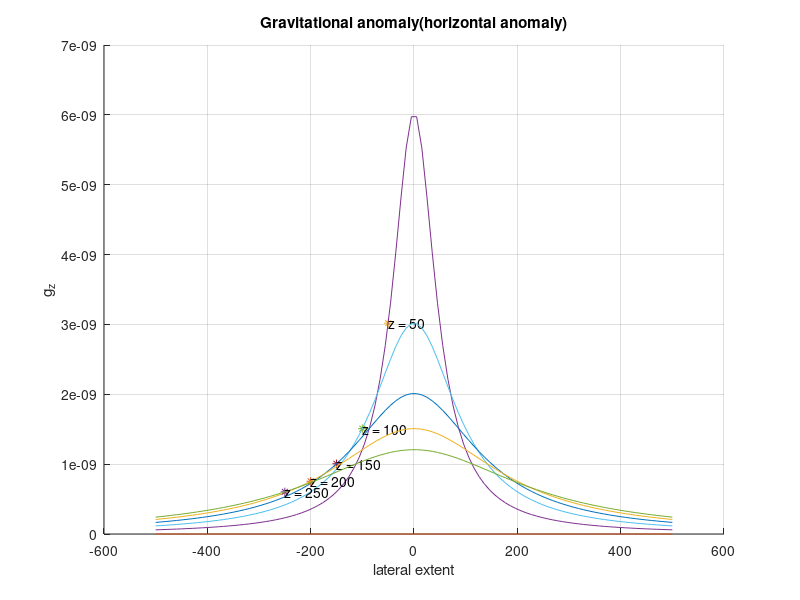

Source code (MATLAB):
%%Assignment(4)
%gravitational anomaly(horizontal cylinder)
%given
R=30;
rho=.8;
z=[0,50,100,150,200,250];
x=linspace(-500,500);
G=6.67e-11;
6
for i=1:length(z);
g_max(i)=(2*pi*G*rho*R^2)/z(i);
x_hf(i)=z(i);
g_hf(i)=g_max(i)/2;
for j=1:length(x);
g(j)=(2*pi*G*rho*R^2*z(i))/(x(j)^2+z(i)^2);
end;
hold on;
plot(-x_hf(i),g_hf(i),"*");
plot(x,g);
text(-x_hf(i), g_hf(i),sprintf('z = %d', z(i)));
hold off;
end;
title("Gravitational anomaly(horizontal anomaly)");
xlabel("lateral extent");
ylabel("g_z");
grid on;